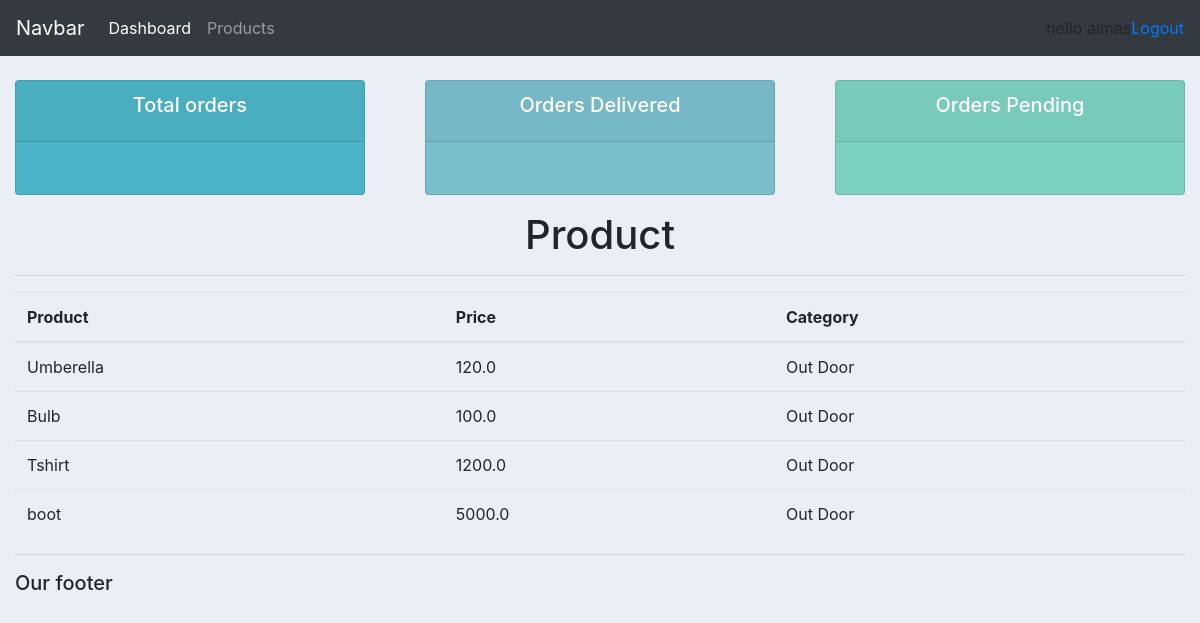
The page /products/ (signed in) on the database as committed earlier.
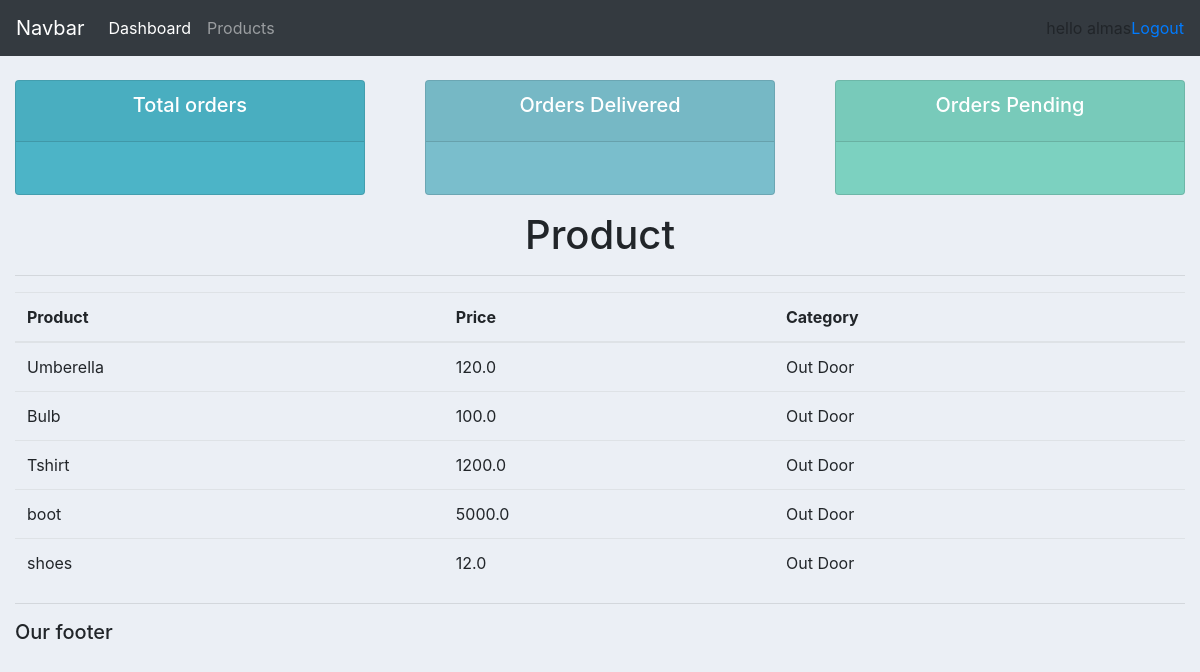
The same page on the database as committed later.
### products/models.py (models this page shows, shortened)
class Product(models.Model):
    CATEGORY = (
        ('Indoor','Indoor'),('Out Door','Out Door'),
    )
    name = models.CharField(max_length=200,null=True)
    price = models.FloatField(null=True)
    category = models.CharField(max_length=200,null=True,choices=CATEGORY)
    description = models.CharField(max_length=200,null=True)
    date_created = models.DateTimeField(auto_now_add=True,null=True)
    tags = models.ManyToManyField(Tag)

### products/views.py (the view)
# urls.py: path('products/', views.products,name='products'),
@login_required(login_url='login')
def products(request):
     products = Product.objects.all()
     return render(request,'product.html',{'products':products})

### templates/product.html
{% extends 'main.html'  %}
{% block content %}
<div class="text-center">
<h1>Product</h1>
<hr>
</div>
<table class="table">
    <thead>
      <tr>
        <th>Product</th>
        <th>Price</th>
        <th>Category</th>
      </tr>
    </thead>
    <tbody>
    {% for i in products %}
<tr>
  <td>
    {{i.name}}
  </td>
  <td>
    {{i.price}}
  </td>
  <td>
    {{i.category}}
  </td>
</tr>
{% endfor %}
    </tbody>
  </table>
{% endblock %}

Rows that differ between the two databases and show on the page:
added Product: name "shoes", price "12.0", category "Out Door"
